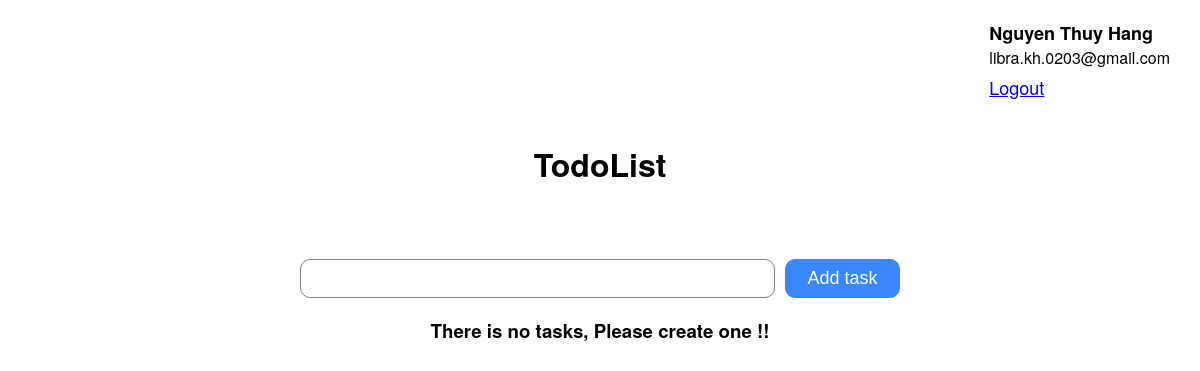
/ (signed in), run on an earlier commit of the app's database.
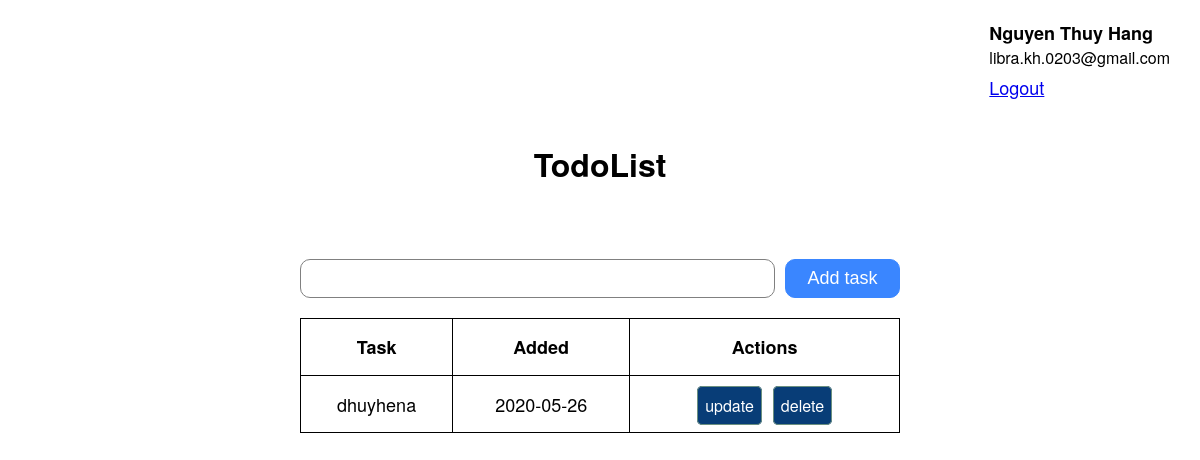
And on a later commit of the database.
### app.py (models this page shows, shortened)
class User(UserMixin, db.Model):
    id = db.Column(db.Integer, primary_key = True, autoincrement = True)
    name = db.Column(db.String(100), nullable = False)
    email = db.Column(db.String(100), nullable = False)
    password = db.Column(db.String(200), nullable = False)

class Todo(db.Model):
    id = db.Column(db.Integer, primary_key = True)
    current_user = db.Column(db.Integer, nullable = False)
    content = db.Column(db.String(200), nullable = False)
    complete = db.Column(db.Integer, default = 0)
    date_created = db.Column(db.DateTime,default = datetime.utcnow )

### app.py (the view)
@app.route('/', methods = ['GET','POST'])
@login_required
def index():
    if request.method  == 'POST':
        task_content = request.form['content']
        if task_content == '':
            return render_template('error.html', message = 'Your task cant be null, please try another one')
        else:
            new_task = Todo(content = task_content, current_user = current_user.id)
            try:
                db.session.add(new_task)
                db.session.commit()
                return redirect('/')
            except:
                return render_template('error.html', message = 'There is some error in creating your task')
    else:
        tasks = Todo.query.filter_by(current_user = current_user.id).order_by(Todo.date_created).all()
        return render_template('index.html', tasks=tasks, current_user = current_user)

### app.py (called while the page is built)
@login_manager.user_loader
def load_user(user_id):
    return User.query.get(user_id)

### templates/index.html
{% extends 'base.html' %}
{% block body %}
    <div class="logout-div">
        <span class="text-name">{{ current_user.name }}</span>
        <span>{{ current_user.email }}</span>
        <a href="/logout" class="logout-button">Logout</a>
    </div>
    <div class="content">
        <h1>TodoList</h1>
        <form class="add-task-form" action="/" method="post">
            <input type="text" name="content" id="content" class="text-input">
            <input type="submit" value="Add task" class="button">
        </form>
        {% if tasks|length < 1 %}
            <h3>There is no tasks, Please create one !!</h3>
        {% else %}
        <table>
            <tr>
                <th>Task</th>
                <th>Added</th>
                <th>Actions</th>
            </tr>
            {% for tasks in tasks %}
            <tr>
                <td>{{ tasks.content }}</td>
                <td>{{ tasks.date_created.date() }}</td>
                <td>
                    <a href="/update/{{tasks.id}}" class="table-btn">update</a>
                    <a href="/delete/{{tasks.id}}" class="table-btn">delete</a>
                </td>
            </tr>
            {% endfor %}
        </table>
        {% endif %}
    </div>
{% endblock %}

### templates/base.html (shortened to what this page needs)
<!DOCTYPE html>
<html>
<head>
    <link rel="stylesheet" href="{{ url_for('static', filename='css/main.css')}}">
</head>
<body>
    {% block body %}{% endblock %}
</body>
</html>

### static/css/main.css (style rules this page uses)
body { font-family: "Helvetica Neue", Helvetica, Arial, sans-serif; margin: 0; width: 100%; display: flex; flex-direction: column; align-items: center; justify-content: center; }
.logout-div { display: flex; align-self: flex-end; flex-direction: column; justify-content: flex-end; padding: 20px 30px; }
.content { width: 50%; display: flex; flex-direction: column; align-items: center; justify-content: center; }
table, tr { width: 100%; }
table, th, tr, td { margin: 20px 0px; text-align: center; padding: 15px 0px; border: 1px solid black; border-collapse: collapse; font-size: 18px; }
h1 { text-align: center; }
.text-name { font-size: 18px; font-weight: bold; }
.logout-button { margin-top: 5px; font-size: 18px; }
.add-task-form { width: 100%; margin-top: 50px; display: flex; flex-direction: row; }
.text-input { padding: 8px; width: 80%; border: 1px solid gray; border-radius: 10px; font-size: 18px; border-collapse: collapse; margin-right: 10px; }
.button { padding: 7px; border-radius: 10px ; background-color: #3a86ff; color: white; font-size: 18px; border: 1px solid #3a86ff; width: 20%; }
.table-btn { padding: 7px; font-size: 16px; background-color: #083d77; color: white; border-radius: 5px; border: 1px solid #6b9080; margin: 0px 3px; text-decoration: none; }

What changed in the data, as far as the page shows it:
added Todo: content "dhuyhena", date_created "2020-05-26"
Also different on the page:
text no longer shown: "There is no tasks, Please create one !!"
text now shown: "Task Added Actions"
